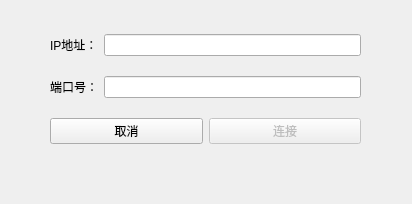
<?xml version="1.0" encoding="UTF-8"?>
<ui version="4.0">
 <class>loginDialog</class>
 <widget class="QDialog" name="loginDialog">
  <property name="geometry">
   <rect>
    <x>0</x>
    <y>0</y>
    <width>412</width>
    <height>204</height>
   </rect>
  </property>
  <property name="windowTitle">
   <string>Login</string>
  </property>
  <widget class="QWidget" name="">
   <property name="geometry">
    <rect>
     <x>50</x>
     <y>20</y>
     <width>311</width>
     <height>141</height>
    </rect>
   </property>
   <layout class="QVBoxLayout" name="verticalLayout">
    <item>
     <layout class="QHBoxLayout" name="horizontalLayout">
      <item>
       <widget class="QLabel" name="addressLabel">
        <property name="text">
         <string>IP地址：</string>
        </property>
       </widget>
      </item>
      <item>
       <widget class="QLineEdit" name="addressLineEdit"/>
      </item>
     </layout>
    </item>
    <item>
     <layout class="QHBoxLayout" name="horizontalLayout_2">
      <item>
       <widget class="QLabel" name="portlabel">
        <property name="text">
         <string>端口号：</string>
        </property>
        <property name="buddy">
         <cstring>portLineEdit</cstring>
        </property>
       </widget>
      </item>
      <item>
       <widget class="QLineEdit" name="portLineEdit"/>
      </item>
     </layout>
    </item>
    <item>
     <layout class="QHBoxLayout" name="horizontalLayout_3">
      <item>
       <widget class="QPushButton" name="cancelButton">
        <property name="text">
         <string>取消</string>
        </property>
       </widget>
      </item>
      <item>
       <widget class="QPushButton" name="connectButton">
        <property name="enabled">
         <bool>false</bool>
        </property>
        <property name="text">
         <string>连接</string>
        </property>
        <property name="default">
         <bool>true</bool>
        </property>
       </widget>
      </item>
     </layout>
    </item>
   </layout>
  </widget>
 </widget>
 <tabstops>
  <tabstop>addressLineEdit</tabstop>
  <tabstop>portLineEdit</tabstop>
  <tabstop>connectButton</tabstop>
  <tabstop>cancelButton</tabstop>
 </tabstops>
 <resources/>
 <connections/>
</ui>
